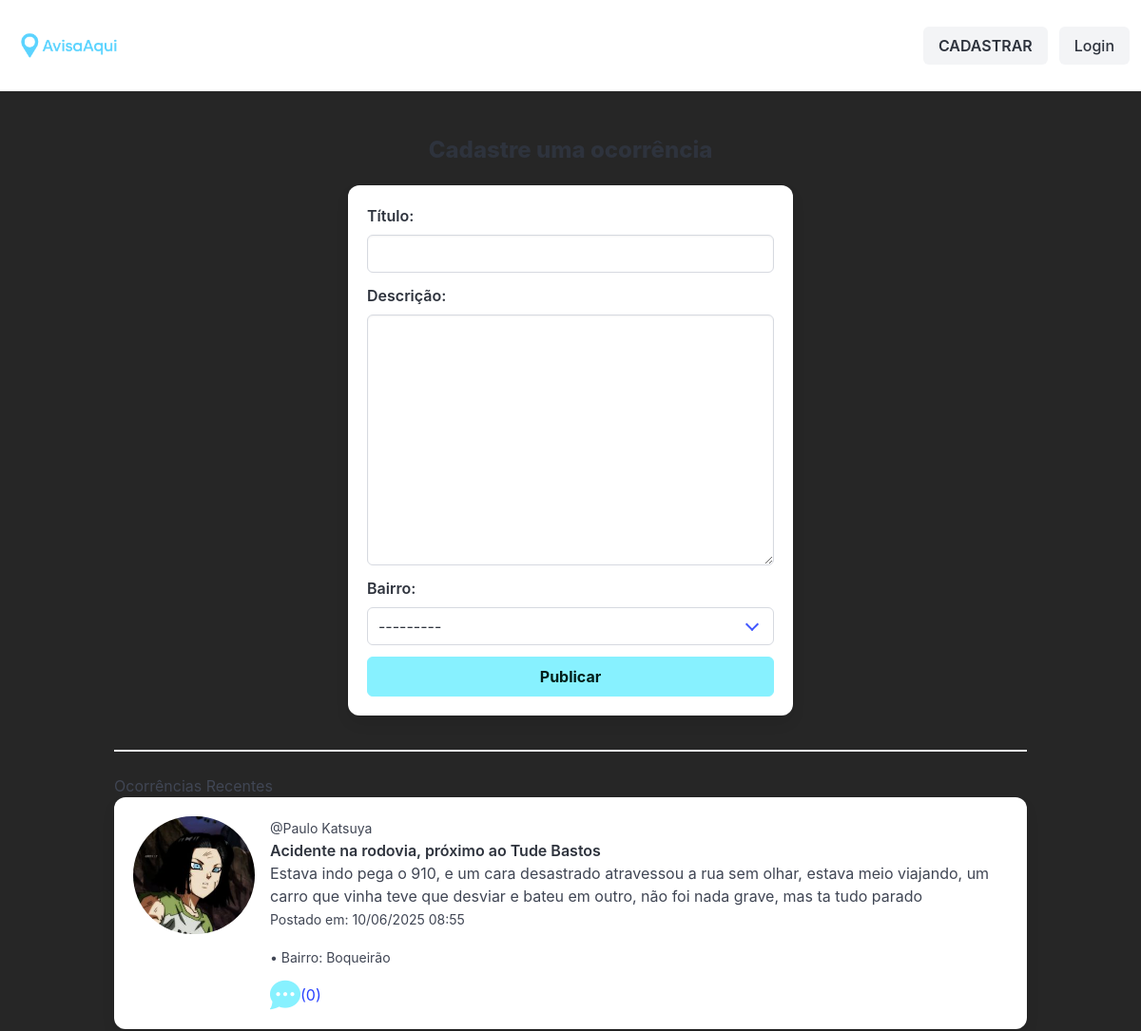
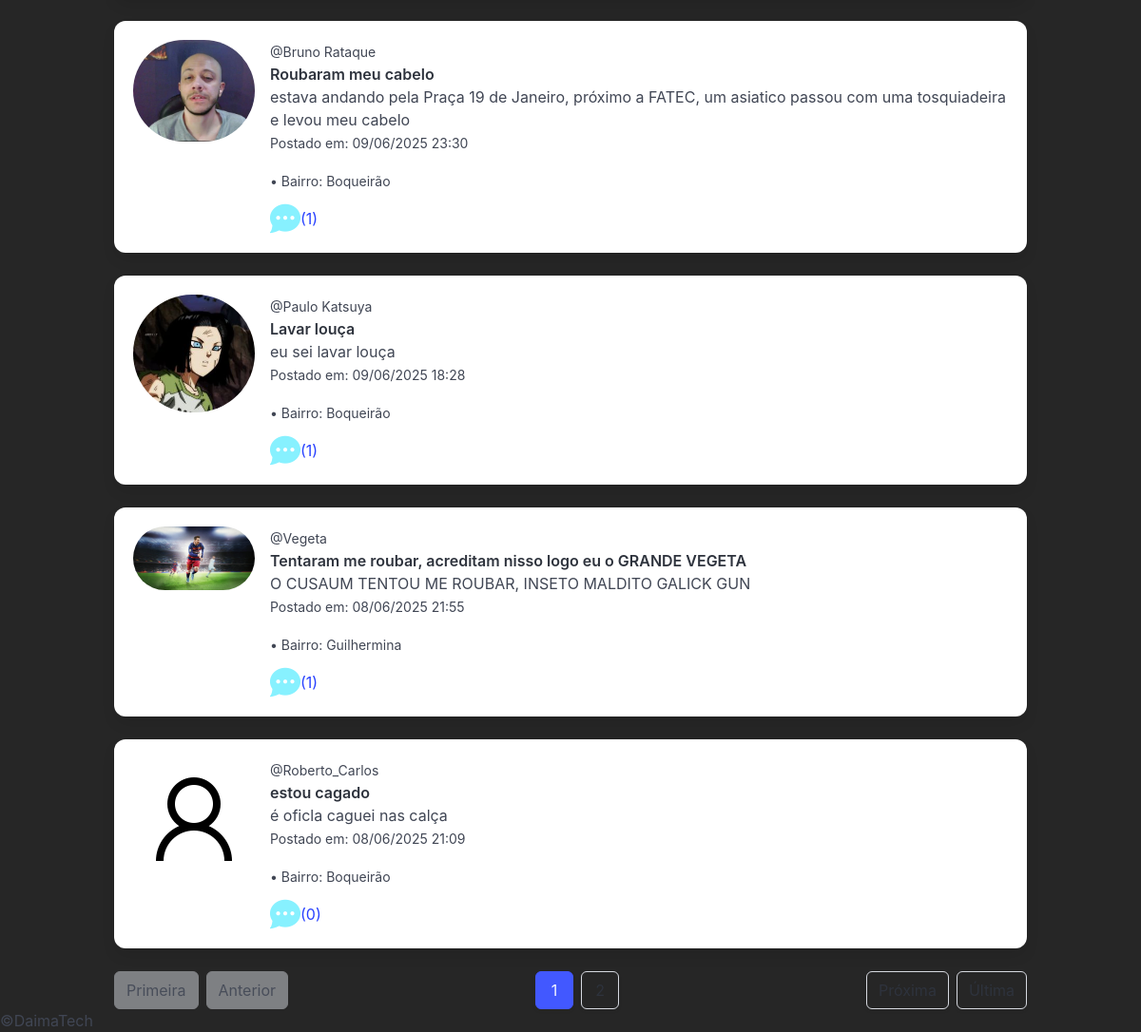
The app's page /, older data (2 pictures, top to bottom).
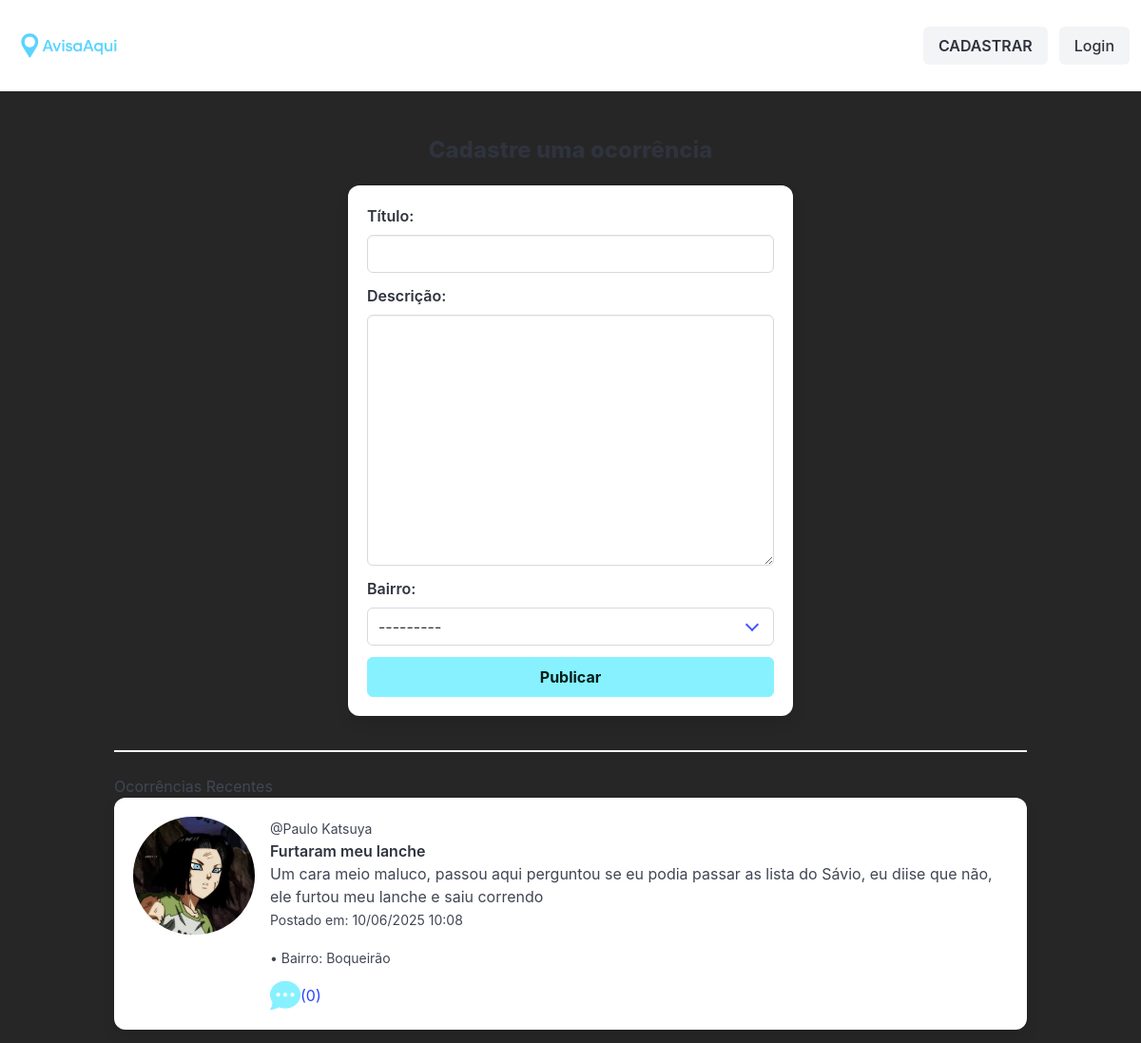
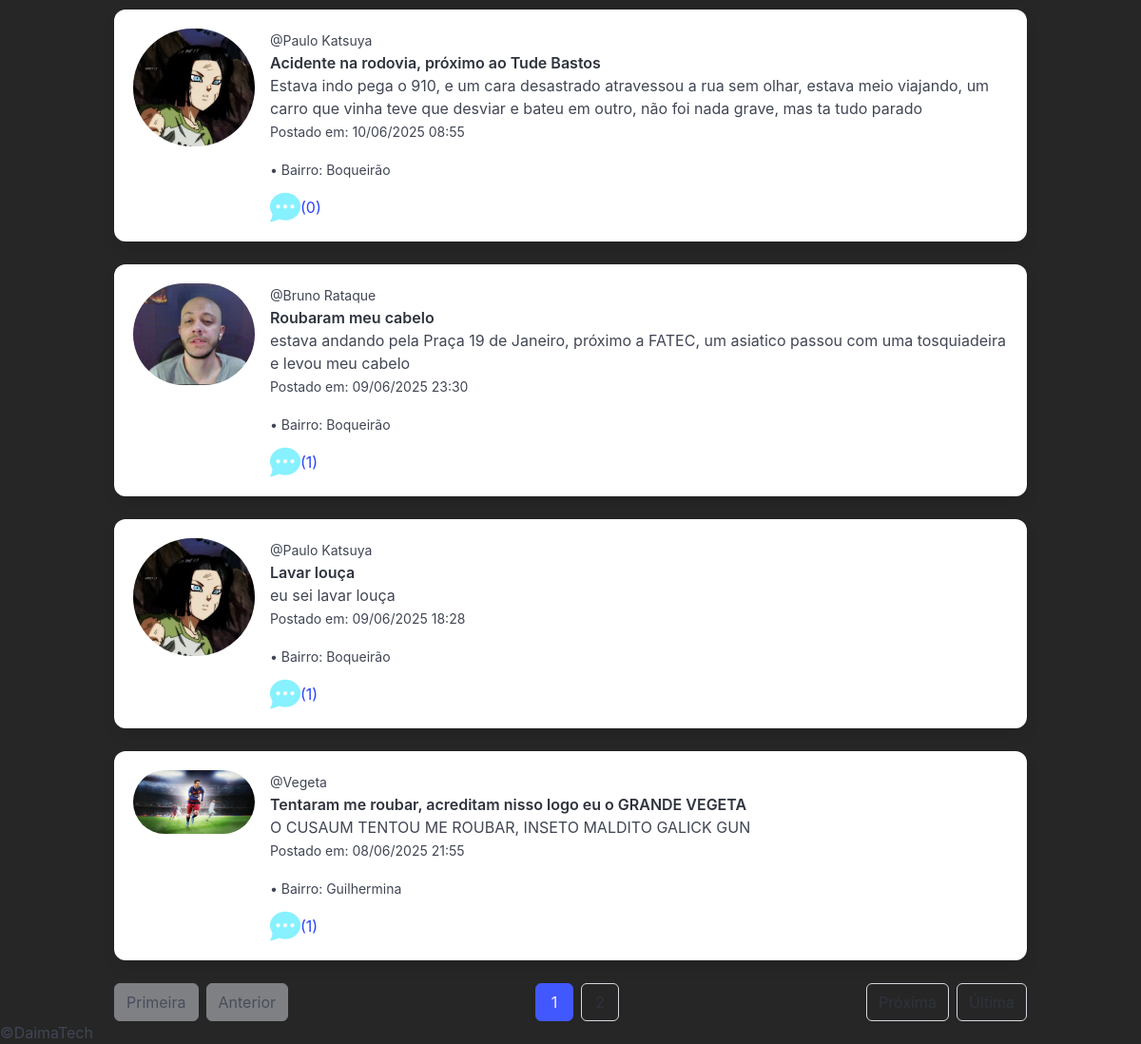
The same page, newer data (2 pictures, top to bottom).
### appHome/models.py (models this page shows, shortened)
class Ocorrencia(models.Model):
    usuario = models.ForeignKey(Usuario, on_delete=models.CASCADE, related_name='ocorrencias')
    titulo = models.CharField(max_length=120)
    descricao = models.TextField()
    bairro = models.ForeignKey(Bairro, on_delete=models.CASCADE,  related_name='bairros')
    data_ocorrencia = models.DateTimeField(auto_now_add=True)

class Usuario(models.Model):
    nome_usuario = models.CharField(max_length=45, unique=True)
    email = models.CharField(max_length=120, unique=True)
    senha = models.CharField(max_length=25)
    foto = models.ImageField(upload_to='fotos_usuarios/', blank=True, null=True)
    descricao = models.TextField(blank=True)

class Bairro(models.Model):
    nome = models.CharField(max_length=60)
    def __str__(self):
        return self.nome

### appHome/views.py (the view, shortened to what this page needs)
# urls.py: path('', views.home, name='home'),
def home(request):
    usuario_logado = None
    if 'email' in request.session:
        try:
            usuario_logado = Usuario.objects.get(email=request.session['email'])
        except Usuario.DoesNotExist:
            request.session.flush()
    form_ocorrencia = OcorrenciaForm()
    todas_ocorrencias = Ocorrencia.objects.all().order_by('-data_ocorrencia')
    paginator = Paginator(todas_ocorrencias, 5)
    page = request.GET.get('page')
    try:
        ocorrencias = paginator.page(page)
    except PageNotAnInteger:
        ocorrencias = paginator.page(1)
    except EmptyPage:
        ocorrencias = paginator.page(paginator.num_pages)
    dados = {
        'form_ocorrencia': form_ocorrencia,
        'ocorrencias': ocorrencias,
        'usuario_logado': usuario_logado
    }
    return render(request, "home.html", dados)

### appHome/forms.py
class OcorrenciaForm(forms.ModelForm):
    class Meta:
        model = Ocorrencia
        fields = ('titulo', 'descricao', 'bairro')
        widgets = {
            'titulo' : forms.TextInput(attrs={'class': 'input'}),
            'descricao': forms.Textarea(attrs={'class': 'textarea'}),
        }

### appHome/templates/home.html (shortened to what this page needs)
{% extends 'template.html' %}
{% load tz %}
{% load static %}
{% load widget_tweaks %}
{% block conteudo %}
    <div class="container">
        <div class="columns is-centered">
            <div class="column is-half">
                <h2 class="title is-4 has-text-centered mt-6">Cadastre uma ocorrência</h2>
                <div class="box">
                    <form action="{% url 'home' %}" method="POST">
                        <div class="field">
                            <label class="label" for="{{ form_ocorrencia.titulo.id_for_label }}">Título:</label>
                            <div class="control">
                                {{ form_ocorrencia.titulo|attr:"class:input" }}
                            </div>
                        </div>
                        <div class="field">
                            <label class="label" for="{{ form_ocorrencia.descricao.id_for_label }}">Descrição:</label>
                            <div class="control">
                                {{ form_ocorrencia.descricao|attr:"class:textarea" }}
                            </div>
                        </div>
                        <div class="field">
                            <label class="label" for="{{ form_ocorrencia.bairro.id_for_label }}">Bairro:</label>
                            <div class="control">
                                <div class="select is-fullwidth">
                                    {{ form_ocorrencia.bairro }}
                                </div>
                            </div>
                        </div>
                        <div class="field">
                            <div class="control">
                                <button type="submit" class="button is-primary is-fullwidth button-success">Publicar</button>
                            </div>
                        </div>
                    </form>
                </div>
            </div>
        </div>
        <hr>
        <h2>Ocorrências Recentes</h2>
        <div id="ocorrencias-container">
            {% for ocorrencia in ocorrencias %}
                <div class="box mb-5">
                    <article class="media">
                        <div class="media-left">
                            <figure class="image is-128x128">
                                {% if ocorrencia.usuario.foto %}
                                    <img class="is-rounded" src="{{ ocorrencia.usuario.foto.url }}" alt="Foto de perfil de {{ ocorrencia.usuario.nome_usuario }}">
                                {% else %}
                                    <img class="is-rounded has-background-white" src="{% static 'img/icon-user.png' %}" alt="Foto padrão">
                                {% endif %}
                            </figure>
                        </div>
                        <div class="media-content">
                            <div class="content">
                                <small>@{{ ocorrencia.usuario.nome_usuario }}</small>
                                <p>
                                    <strong>{{ ocorrencia.titulo }}</strong>
                                    <br>
                                    {{ ocorrencia.descricao|linebreaksbr }}
                                    <br>
                                    <small>Postado em: {{ ocorrencia.data_ocorrencia|localtime|date:"d/m/Y H:i" }}</small>
                                </p>
                                {% if ocorrencia.bairro %}
                                    <small>&bull; Bairro: {{ ocorrencia.bairro.nome }}</small>
                                {% endif %}
                            </div>
                            <nav class="level is-mobile">
                                <div class="level-left">
                                    <a class="level-item comentarios-btn" data-ocorrencia-id="{{ ocorrencia.id }}">
                                        <span class="icon is-medium">
                                            <img src="{% static 'img/chat_azul.png' %}" alt="Ícone de chat">
                                        </span>
                                        <span>  ({{ ocorrencia.comentarios.count }})</span>
                                    </a>
                                </div>
                            </nav>
                        </div>
                    </article>
                </div>
            {% empty %}
                <p class="has-text-centered is-size-5">Nenhuma ocorrência encontrada ainda. Seja o primeiro a postar!</p>
            {% endfor %}
        </div>
        {% if ocorrencias.has_other_pages %}
            <nav class="pagination is-centered" role="navigation" aria-label="pagination">
                {% if ocorrencias.has_previous %}
                    <a class="pagination-previous" href="?page=1">Primeira</a>
                    <a class="pagination-previous" href="?page={{ ocorrencias.previous_page_number }}">Anterior</a>
                {% else %}
                    <a class="pagination-previous is-disabled" disabled>Primeira</a>
                    <a class="pagination-previous is-disabled" disabled>Anterior</a>
                {% endif %}
                {% if ocorrencias.has_next %}
                    <a class="pagination-next" href="?page={{ ocorrencias.next_page_number }}">Próxima</a>
                    <a class="pagination-next" href="?page={{ ocorrencias.paginator.num_pages }}">Última</a>
                {% else %}
                    <a class="pagination-next is-disabled" disabled>Próxima</a>
                    <a class="pagination-next is-disabled" disabled>Última</a>
                {% endif %}
                <ul class="pagination-list">
                    {% for i in ocorrencias.paginator.page_range %}
                        {% if ocorrencias.number == i %}
                            <li><a class="pagination-link is-current" aria-label="Page {{ i }}" aria-current="page">{{ i }}</a></li>
                        {% else %}
                            <li><a class="pagination-link" href="?page={{ i }}" aria-label="Go to page {{ i }}">{{ i }}</a></li>
                        {% endif %}
                    {% endfor %}
                </ul>
            </nav>
        {% endif %}
    </div>
{% endblock %}

### appHome/templates/template.html (shortened to what this page needs)
{% load static %}
<!DOCTYPE html>
<html lang="pt-BR">
<head>
    <link rel="stylesheet" href="https://cdn.jsdelivr.net/npm/bulma@1.0.0/css/bulma.min.css">
    <link rel="stylesheet" href="https://cdnjs.cloudflare.com/ajax/libs/font-awesome/5.15.4/css/all.min.css">
    <link rel="stylesheet" href="{% static 'reset.css' %}">
    <link rel="stylesheet" href="{% static 'style.css' %}">
</head>
<body>
    <header class="navbar" role="navigation" aria-label="main navigation">
        <div class="navbar-brand">
            <a class="navbar-item" href="{% url 'home' %}">
                <img class="logo-navbar" src="{% static 'img/logo_horizontal.png' %}" alt="logo avisa aqui">
            </a>
        </div>
        <div id="navbarBasicExample" class="navbar-menu">
            <div class="navbar-end">
                <div class="navbar-item">
                    {% if request.session.email %}
                        <div class="dropdown" id="user-dropdown">
                            <div class="dropdown-trigger">
                                <button class="button is-ghost has-text-white" aria-haspopup="true" aria-controls="dropdown-menu">
                                    <figure class="image is-32x32 mr-2 ">
                                        {% if request.session.foto_perfil_url %}
                                            <img class="is-rounded has-background-white" src="{{ request.session.foto_perfil_url }}" alt="Foto de Perfil">
                                        {% else %}
                                            <img class="is-rounded has-background-white" src="{% static 'img/icon-user.png' %}" alt="Foto Padrão">
                                        {% endif %}
                                    </figure>
                                    <span class="has-text-white has-text-left-touch m-5">{{ request.session.nome }}</span>
                                    <span class="icon is-small has-text-white">
                                        <i class="fas fa-angle-down" aria-hidden="true"></i>
                                    </span>
                                </button>
                            </div>
                            <div class="dropdown-menu" id="dropdown-menu" role="menu">
                                <div class="dropdown-content">
                                    <a href="{% url 'perfil' request.session.cd_usuario %}" class="dropdown-item">
                                        Meu Perfil
                                    </a>
                                    <hr class="dropdown-divider">
                                    <a href="{% url 'logout' %}" class="dropdown-item has-text-danger">
                                        Sair (Logout)
                                    </a>
                                </div>
                            </div>
                        </div>
                    {% else %}
                        <div class="buttons">
                            <a class="button is-light" href="{% url 'cadastro_usuario' %}">
                                <strong>CADASTRAR</strong>
                            </a>
                            <a class="button is-light" href="{% url 'login' %}">
                                Login
                            </a>
                        </div>
                    {% endif %}
                </div>
            </div>
        </div>
    </header>
    <main>
        {% block conteudo %}
        {% endblock %}
    </main>
    <footer>
        &copy;DaimaTech
    </footer>
</body>
</html>

### appHome/static/style.css (style rules this page uses)
.button-success { background-color: var(--cor1); border: 1px solid var(--cor1); font-weight: bolder; }

### appHome/templates/template.html (style rules this page uses)
.navbar-brand .navbar-item .logo-navbar { height: 80px; width: auto; max-height: 100%; }
.navbar-brand { align-items: center; min-height: 64px; }
.navbar { min-height: 64px; }
body { background-color: var(--cor5); min-height: 100vh; }

Row changes from the older to the newer data that the page shows:
no longer on this page (row unchanged): Ocorrencia: usuario.nome_usuario "Roberto_Carlos", titulo "estou cagado", descricao "é oficla caguei nas calça", data_ocorrencia "08/06/2025 21:09", bairro.nome "Boqueirão", comentarios.count "0"
added Ocorrencia: usuario.foto (picture), usuario.nome_usuario "Paulo Katsuya", titulo "Furtaram meu lanche", descricao "Um cara meio maluco, passou aqui perguntou se eu podia passar as lista do Sávio, eu diise que não, ele furtou meu lanche e saiu correndo", data_ocorrencia "10/06/2025 10:08", bairro.nome "Boqueirão", comentarios.count "0"
